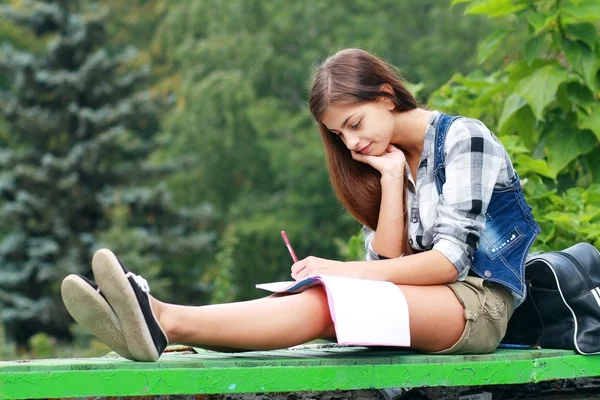
#> input picture Activity#2/img.jpg, 600 x 400 px
$ python 1.py
#> lines starting #> are read from the running program, lines starting #| are printed output that depends on the picture
import cv2
import numpy as np
import math
import matplotlib.pyplot as mpimg

from matplotlib import pyplot as plt
from mpl_toolkits.mplot3d import Axes3D

IMG = cv2.imread('./img.jpg') #import Image
#> IMG is the input picture: shape (400, 600, 3); mean B, G, R 91.6, 124.3, 103.4

fig, plot = plt.subplots(4,4)
fig.suptitle('BGR VS RGB')


im_rgb = cv2.cvtColor(IMG, cv2.COLOR_BGR2RGB) # convert to RGB
plot[0,0].imshow(im_rgb)
plot[0,0].set_title('RGB')
r, g, b = cv2.split(im_rgb)
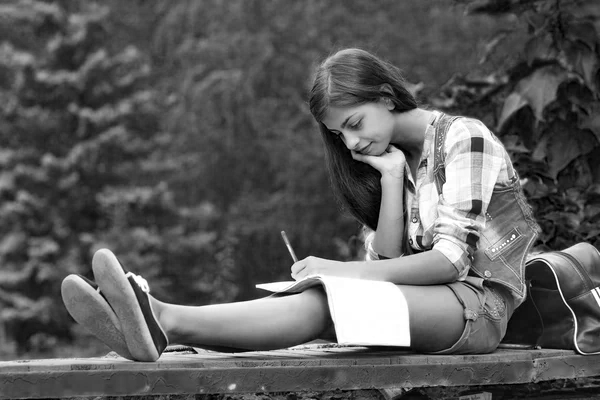
#> b: shape (400, 600); min 0, max 255, mean 91.6
plot[0,1].imshow(r, cmap='gray')
plot[0,1].set_title('R')
plot[0,2].imshow(g,cmap='gray')
plot[0,2].set_title('G')
plot[0,3].imshow(b,cmap='gray')
plot[0,3].set_title('B')

im_rgb = cv2.cvtColor(IMG, cv2.COLOR_BGR2HSV) # convert to HSV
#> im_rgb: shape (400, 600, 3); mean H, S, V 56, 95.1, 131.8
plot[1,0].imshow(im_rgb)
plot[1,0].set_title('HSV')
h,s,v = cv2.split(im_rgb)
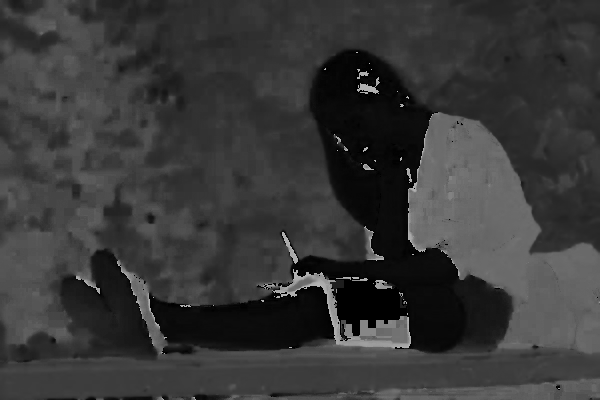
#> h: shape (400, 600); min 0, max 179, mean 56
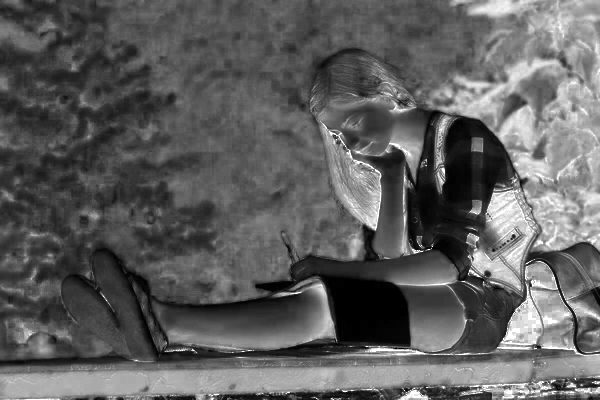
#> s: shape (400, 600); min 0, max 255, mean 95.1
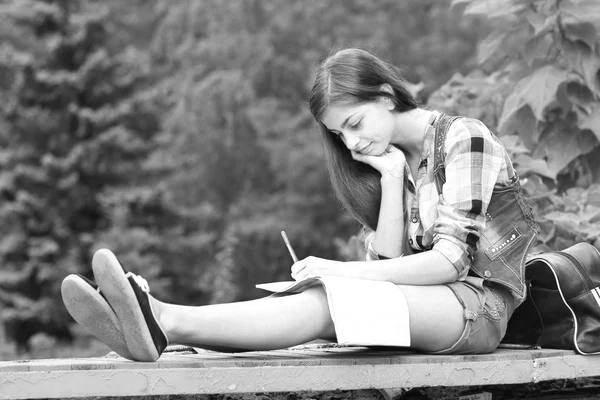
#> v: shape (400, 600); min 4, max 255, mean 131.8
plot[1,1].imshow(h,cmap='gray')
plot[1,1].set_title('H')
plot[1,2].imshow(s,cmap='gray')
plot[1,2].set_title('S')
plot[1,3].imshow(v,cmap='gray')
plot[1,3].set_title('V')

im_rgb = cv2.cvtColor(IMG, cv2.COLOR_BGR2HLS) # convert to HLS
#> im_rgb: shape (400, 600, 3); mean of channels 0, 1, 2 56, 108.8, 81.4
plot[2,0].imshow(im_rgb)
plot[2,0].set_title('HLS')
h,s,l = cv2.split(im_rgb)
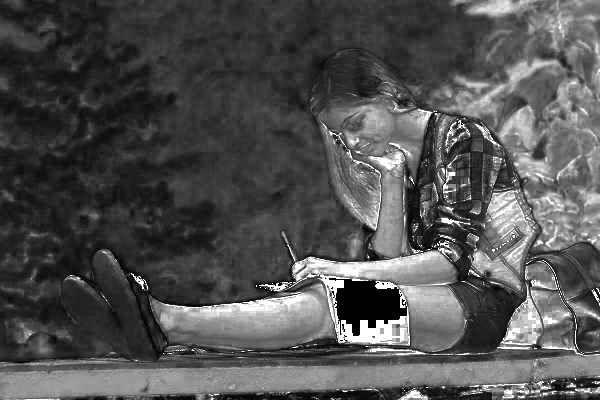
#> l: shape (400, 600); min 0, max 255, mean 81.4
plot[2,1].imshow(h,cmap='gray')
plot[2,1].set_title('H')
plot[2,2].imshow(s,cmap='gray')
plot[2,2].set_title('L')
plot[2,3].imshow(l,cmap='gray')
plot[2,3].set_title('S')

im_rgb = cv2.cvtColor(IMG, cv2.COLOR_BGR2YCrCb) # convert to YCrCb
#> im_rgb: shape (400, 600, 3); mean of channels 0, 1, 2 114.3, 120.3, 115.2
plot[3,0].imshow(im_rgb)
plot[3,0].set_title('YCrCb')
y,cr,cb = cv2.split(im_rgb)
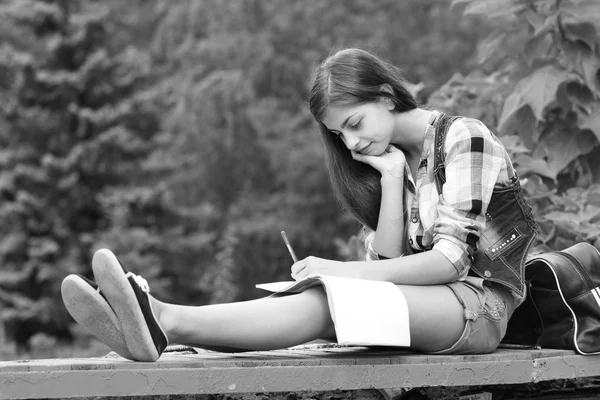
#> y: shape (400, 600); min 1, max 255, mean 114.3
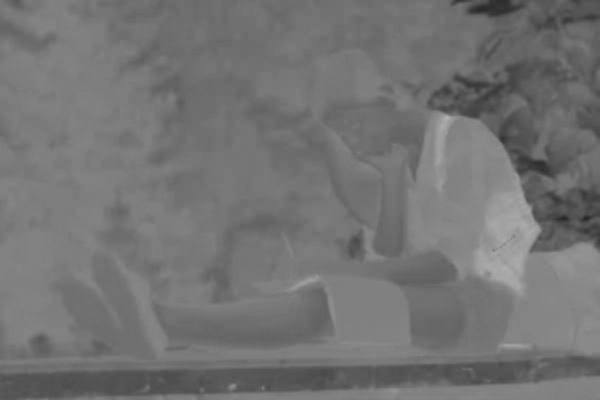
#> cb: shape (400, 600); min 38, max 177, mean 115.2
plot[3,1].imshow(y,cmap='gray')
plot[3,1].set_title('Y')
plot[3,2].imshow(cr,cmap='gray')
plot[3,2].set_title('Cr')
plot[3,3].imshow(cb,cmap='gray')
plot[3,3].set_title('Cb')


plt.show() # display plot
